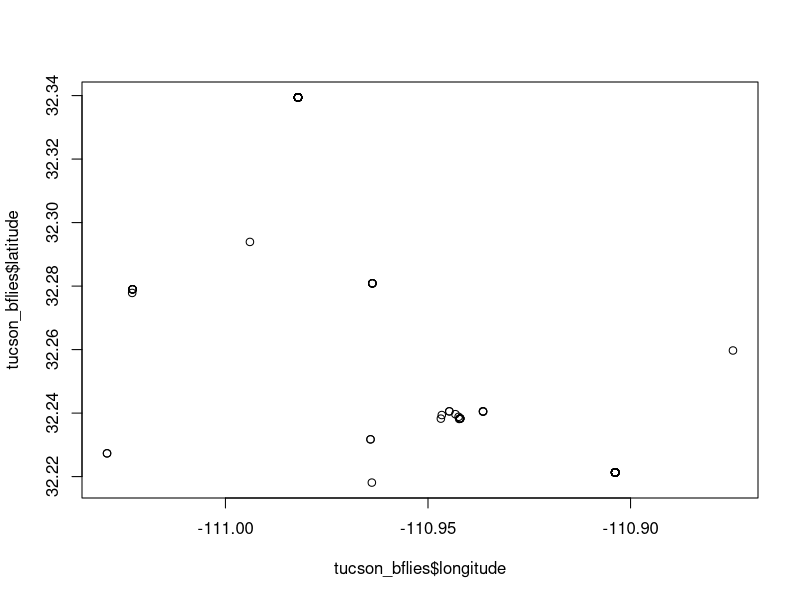

Write the R code that produced this figure.
# Data Cleaning of Tucson eButterfly Data
# Kathleen L Prudic
# klprudic@arizona.edu
# created 2020-08-09

# Load additional packages
library(tidyverse)

# Load data 
arizona_bflies <- read_csv(file = "data/2015-2019-eButt-Arizona.csv")

# Filter to Tucson latitude and longitute
# rectangle 1: 32.351802, 32.209744, -110.962849, -111.046889 
# rectangle 2: 32.260557, 32.209744, -110.841198, -110.962849    
arizona_bflies <- arizona_bflies %>% 
  mutate(rectangle1 = if_else(condition = between(latitude, 32.209744, 32.351802) &
                                between(longitude, -111.046889, -110.962849), 
                              true = TRUE, false = FALSE), 
         rectangle2 = if_else(condition = between(latitude, 32.209744, 32.260557) &
                                between(longitude, -110.962849, -110.841198), 
                              true = TRUE, false = FALSE)) %>%
  mutate(tucson = rectangle1 | rectangle2)

tucson_bflies <- arizona_bflies %>%
  filter(tucson == TRUE) %>%
  select(-rectangle1, -rectangle2, -tucson)

# stamen maps timing out, just use base R
plot(x = tucson_bflies$longitude, 
     y = tucson_bflies$latitude)

# write tucson data to file
write_csv(x = tucson_bflies, path = "data/clean-tucson-eButt.csv")


